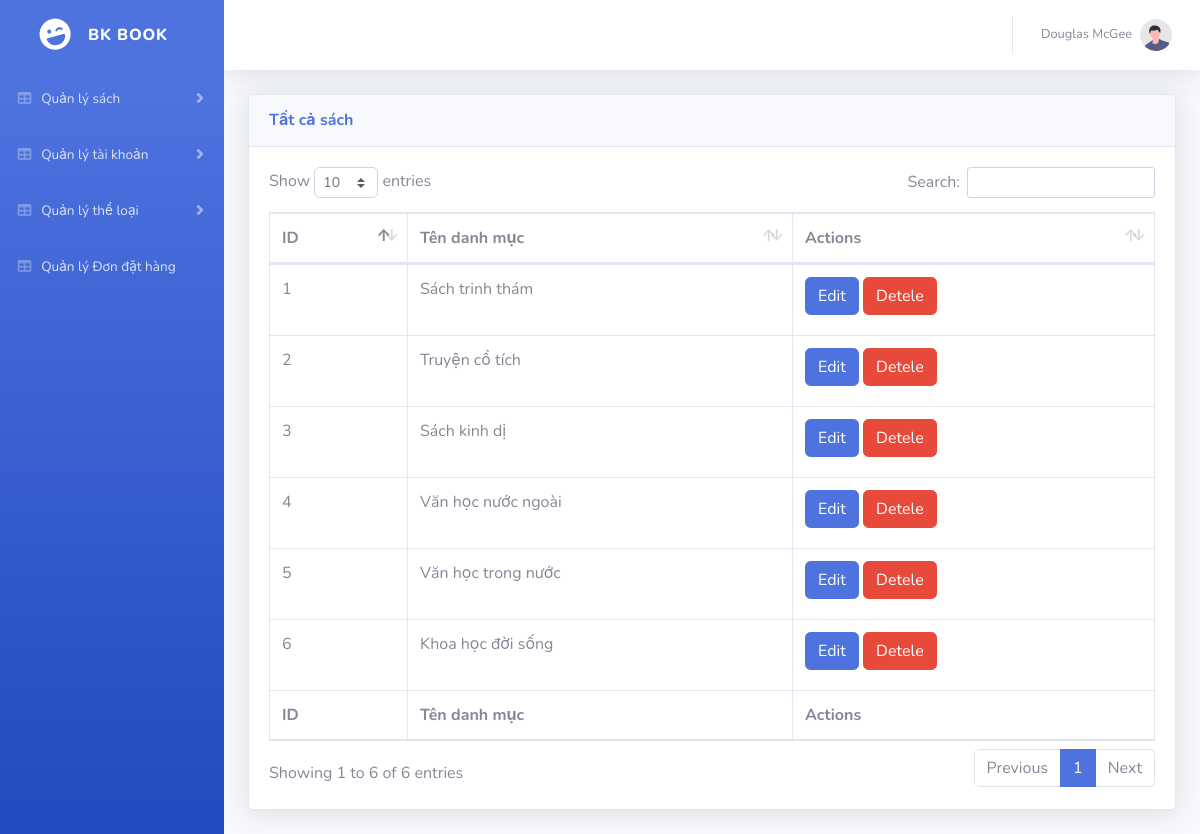
Before: /apps/admin/index.php?action=Admin&act=allcategory with the older database file.
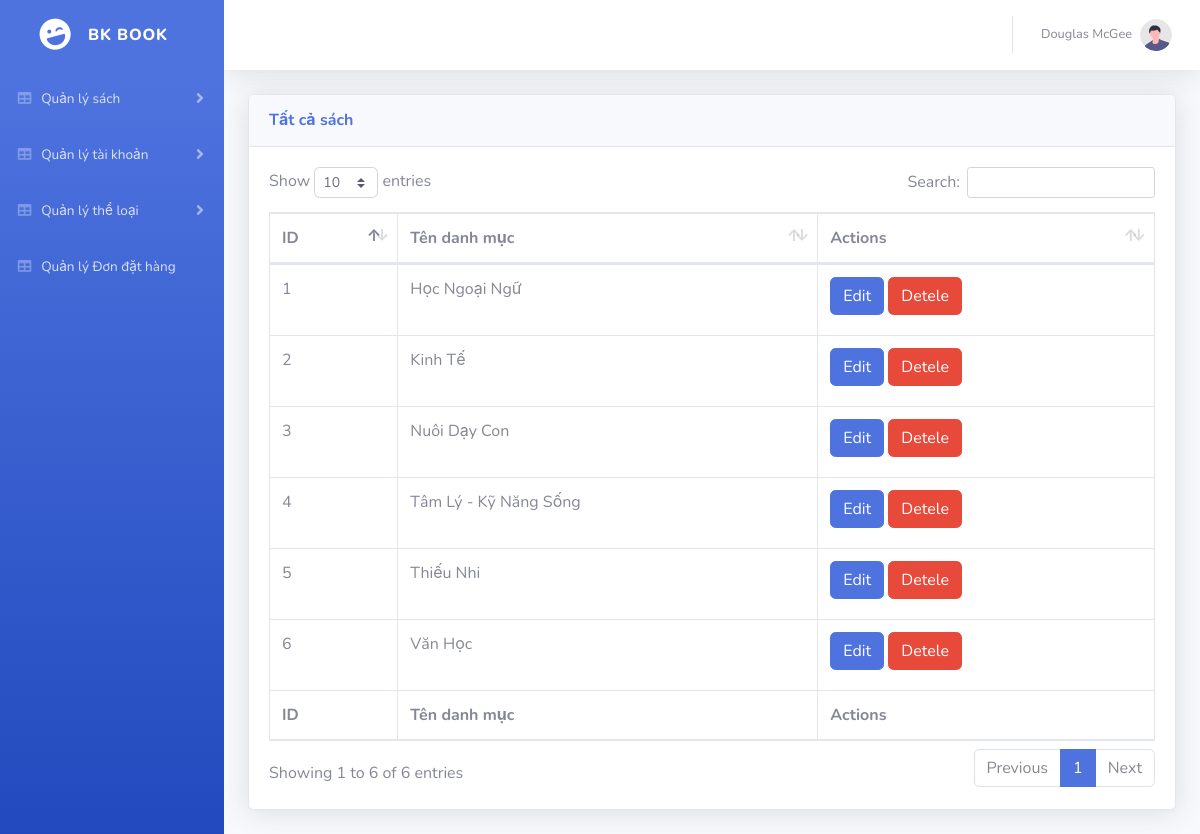
After: the same page with the newer database file.
### tables this page shows
CREATE TABLE `book_category` (
  `id` int(11) NOT NULL,
  `category_name` varchar(255) DEFAULT NULL
);

### apps/admin/Model/connection.php (called while the page is built, shortened)
<?php
    class Connection{
        var $conn;
        function __construct()
        {
            $severname ="localhost";
            $username ="root";
            $password ="";
            $db_name ="bkstore";
            $this->conn = new mysqli($severname,$username,$password,$db_name);
            $this->conn->set_charset("utf8");
        }
        public function getList($query) {
            $result = $this->conn->query($query);
            return $result;
        }
    }
?>

### apps/admin/Model/model.php (called while the page is built, shortened)
<?php
    require_once('connection.php');
    class Model {
        function __construct()
        {
            $conn_obj = new Connection();
        }
    }
?>

### apps/admin/Model/admin.php (called while the page is built, shortened)
<?php
require_once('model.php');
class Admin extends Model{
    public function getAllCategory() {
        $db = new Connection();
        $query = "SELECT * FROM book_category ";
        $result = $db->getList($query);
        return $result;
    }
}
?>

### apps/admin/view/AllCategory.php (the view, shortened to what this page needs)
<link href="/bookstore/apps/admin/public/vendor/fontawesome-free/css/all.min.css" rel="stylesheet" type="text/css">
<link href="/bookstore/apps/admin/public/css/sb-admin-2.min.css" rel="stylesheet">
<link href="/bookstore/apps/admin/public/vendor/datatables/dataTables.bootstrap4.min.css" rel="stylesheet">
            <div class="container-fluid">
                <div class="card shadow mb-4">
                        <div class="card-header py-3">
                            <h6 class="m-0 font-weight-bold text-primary">Tất cả sách</h6>
                        </div>
                        <div class="card-body">
                            <div class="table-responsive">
                            <table class="table table-bordered" id="dataTable" width="100%" cellspacing="0">
                            <thead>
                                <tr>
                                    <th>ID</th>
                                    <th>Tên danh mục</th>
                                    <th>Actions</th>
                                </tr>
                            </thead>
                            <tfoot>
                                <tr>
                                    <th>ID</th>
                                    <th>Tên danh mục</th>
                                    <th>Actions</th>
                                </tr>
                            </tfoot>
                            <tbody>
                                <?php
                                    $ad = new Admin();
                                    $category = $ad->getAllCategory();
                                    if ($category->num_rows > 0) {
                                        while($result = $category->fetch_assoc()) {
                                    ?>
                                        <tr>
                                            <td><?php echo $result['id']; ?></td>
                                            <td><?php echo $result['category_name']; ?></td>
                                            <td>
                                                <a name="" id="" class="btn btn-primary mb-2 text-center" href="index.php?action=Admin&act=editcategory&id=<?php echo $result['id'] ?>">Edit</a>
                                                <a name="" id="" class="btn btn-danger mb-2 text-center" href="index.php?action=Product&act=deleteCtg&id=<?php echo $result['id'] ?>">Detele</a>
                                            </td>
                                        </tr>
                                    <?php
                                    }
                                }
                                else
                                {
                                    echo "No products available";
                                    }
                                    ?>
                            </tbody>
                        </table>
                            </div>
                        </div>
                </div>
            </div>

Changed rows visible on the page:
changed book_category id 1: category_name "Sách trinh thám" → "Học Ngoại Ngữ"
changed book_category id 2: category_name "Truyện cổ tích" → "Kinh Tế"
changed book_category id 3: category_name "Sách kinh dị" → "Nuôi Dạy Con"
changed book_category id 4: category_name "Văn học nước ngoài" → "Tâm Lý - Kỹ Năng Sống"
changed book_category id 5: category_name "Văn học trong nước" → "Thiếu Nhi"
changed book_category id 6: category_name "Khoa học đời sống" → "Văn Học"
